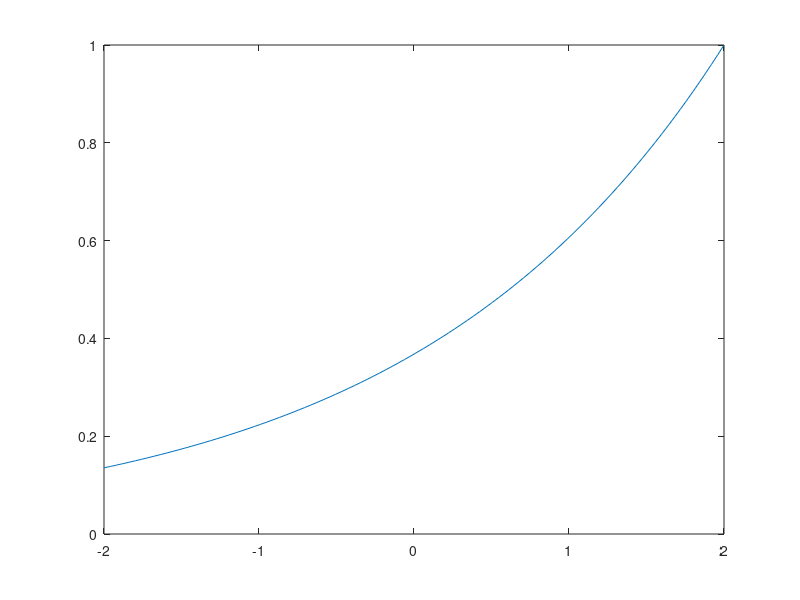

Recreate this plot in MATLAB. (Note: this script raises an error after producing the figure.)
bx = @(x,k,A,B) A*exp(k*x) + B*exp(-k*x);

a = 1;
x = linspace(-2,2,100);
k = 0.5;

C = 1;
A = C/(2*k*a)*exp(-2*k*a);
B = C/(2*k*a)*(2*k*a-1);
plot(x,bx(x,k,A,B))

%%

a = 1;
x = linspace(-2,2,100);
%k = 0.5;
k = 0.2:0.2:3.5;
[X,K] = ndgrid(x,k);
C = 1;

bx = tearing_bx(X,K,a,C);

plot(x,bx)

pcolor(x,k,bx')
colormap(pic_colors('blue_red'))
hb = colorbar(gca);
